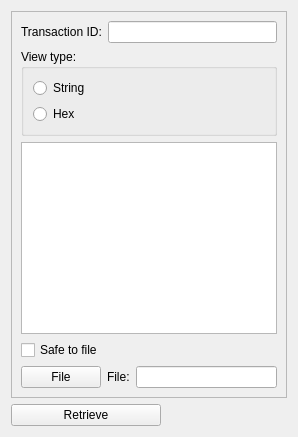
     <widget class="QWidget" name="retrieveTab">
      <attribute name="title">
       <string>Retrieve</string>
      </attribute>
      <layout class="QVBoxLayout" name="verticalLayout_13">
       <item>
        <widget class="QFrame" name="retrieveFrame">
         <property name="frameShape">
          <enum>QFrame::StyledPanel</enum>
         </property>
         <property name="frameShadow">
          <enum>QFrame::Raised</enum>
         </property>
         <layout class="QVBoxLayout" name="verticalLayout_12">
          <item>
           <layout class="QHBoxLayout" name="horizontalLayout_3">
            <item>
             <widget class="QLabel" name="txidLabel">
              <property name="text">
               <string>Transaction ID:</string>
              </property>
             </widget>
            </item>
            <item>
             <widget class="QLineEdit" name="txidRetrieveEdit"/>
            </item>
           </layout>
          </item>
          <item>
           <layout class="QVBoxLayout" name="verticalLayout_3">
            <item>
             <widget class="QGroupBox" name="viewTypeGroupBox">
              <property name="title">
               <string>View type:</string>
              </property>
              <layout class="QVBoxLayout" name="verticalLayout_8">
               <item>
                <widget class="QRadioButton" name="stringRadioButton">
                 <property name="text">
                  <string>String</string>
                 </property>
                 <property name="icon">
                  <iconset resource="../bitcoin.qrc">
                   <normaloff>:/icons/transaction_confirmed</normaloff>:/icons/transaction_confirmed</iconset>
                 </property>
                </widget>
               </item>
               <item>
                <widget class="QRadioButton" name="hexRadioButton">
                 <property name="text">
                  <string>Hex</string>
                 </property>
                 <property name="icon">
                  <iconset resource="../bitcoin.qrc">
                   <normaloff>:/icons/transaction_confirmed</normaloff>:/icons/transaction_confirmed</iconset>
                 </property>
                </widget>
               </item>
              </layout>
             </widget>
            </item>
           </layout>
          </item>
          <item>
           <widget class="QPlainTextEdit" name="messageRetrieveEdit">
            <property name="minimumSize">
             <size>
              <width>0</width>
              <height>0</height>
             </size>
            </property>
           </widget>
          </item>
          <item>
           <layout class="QHBoxLayout" name="horizontalLayout_11">
            <item>
             <widget class="QCheckBox" name="safeToFileCheckBox">
              <property name="text">
               <string>Safe to file</string>
              </property>
              <property name="icon">
               <iconset resource="../bitcoin.qrc">
                <normaloff>:/icons/transaction_confirmed</normaloff>:/icons/transaction_confirmed</iconset>
              </property>
             </widget>
            </item>
           </layout>
          </item>
          <item>
           <layout class="QHBoxLayout" name="horizontalLayout_10">
            <item>
             <layout class="QVBoxLayout" name="verticalLayout_11">
              <item>
               <widget class="QPushButton" name="fileRetrieveButton">
                <property name="text">
                 <string>File</string>
                </property>
                <property name="icon">
                 <iconset resource="../bitcoin.qrc">
                  <normaloff>:/icons/open</normaloff>:/icons/open</iconset>
                </property>
               </widget>
              </item>
             </layout>
            </item>
            <item>
             <layout class="QVBoxLayout" name="verticalLayout">
              <item>
               <layout class="QHBoxLayout" name="horizontalLayout_9">
                <item>
                 <widget class="QLabel" name="fileRetrieveLabel">
                  <property name="text">
                   <string>File:</string>
                  </property>
                 </widget>
                </item>
                <item>
                 <widget class="QLineEdit" name="fileRetrieveEdit"/>
                </item>
               </layout>
              </item>
             </layout>
            </item>
           </layout>
          </item>
         </layout>
        </widget>
       </item>
       <item>
        <spacer name="verticalSpacer_3">
         <property name="orientation">
          <enum>Qt::Vertical</enum>
         </property>
         <property name="sizeHint" stdset="0">
          <size>
           <width>0</width>
           <height>0</height>
          </size>
         </property>
        </spacer>
       </item>
       <item>
        <layout class="QHBoxLayout" name="horizontalLayout_6">
         <item>
          <widget class="QPushButton" name="retrieveButton">
           <property name="minimumSize">
            <size>
             <width>150</width>
             <height>0</height>
            </size>
           </property>
           <property name="text">
            <string>Retrieve</string>
           </property>
           <property name="icon">
            <iconset resource="../bitcoin.qrc">
             <normaloff>:/icons/filesave</normaloff>:/icons/filesave</iconset>
           </property>
          </widget>
         </item>
         <item>
          <spacer name="horizontalSpacer_4">
           <property name="orientation">
            <enum>Qt::Horizontal</enum>
           </property>
           <property name="sizeHint" stdset="0">
            <size>
             <width>40</width>
             <height>20</height>
            </size>
           </property>
          </spacer>
         </item>
        </layout>
       </item>
      </layout>
     </widget>
